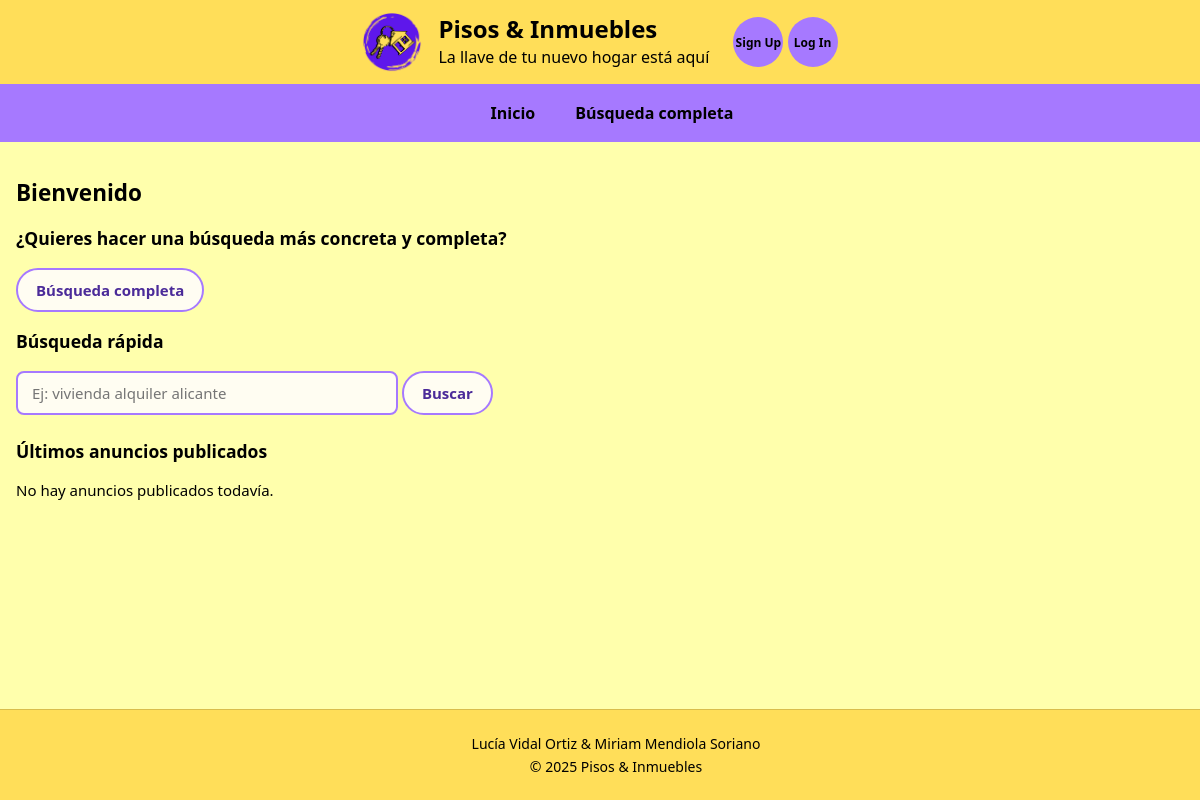
The app's page /index_no.php, older data.
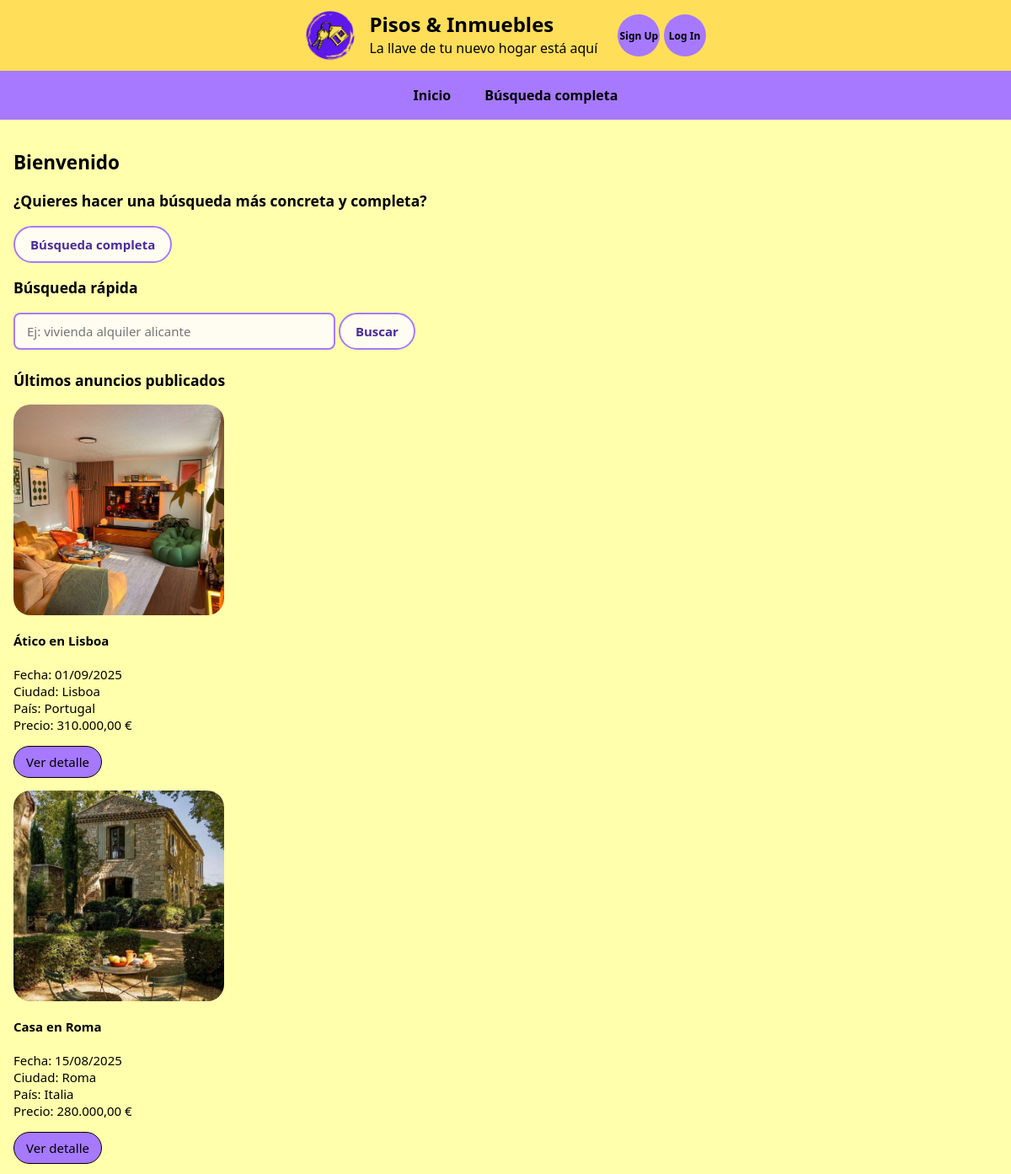
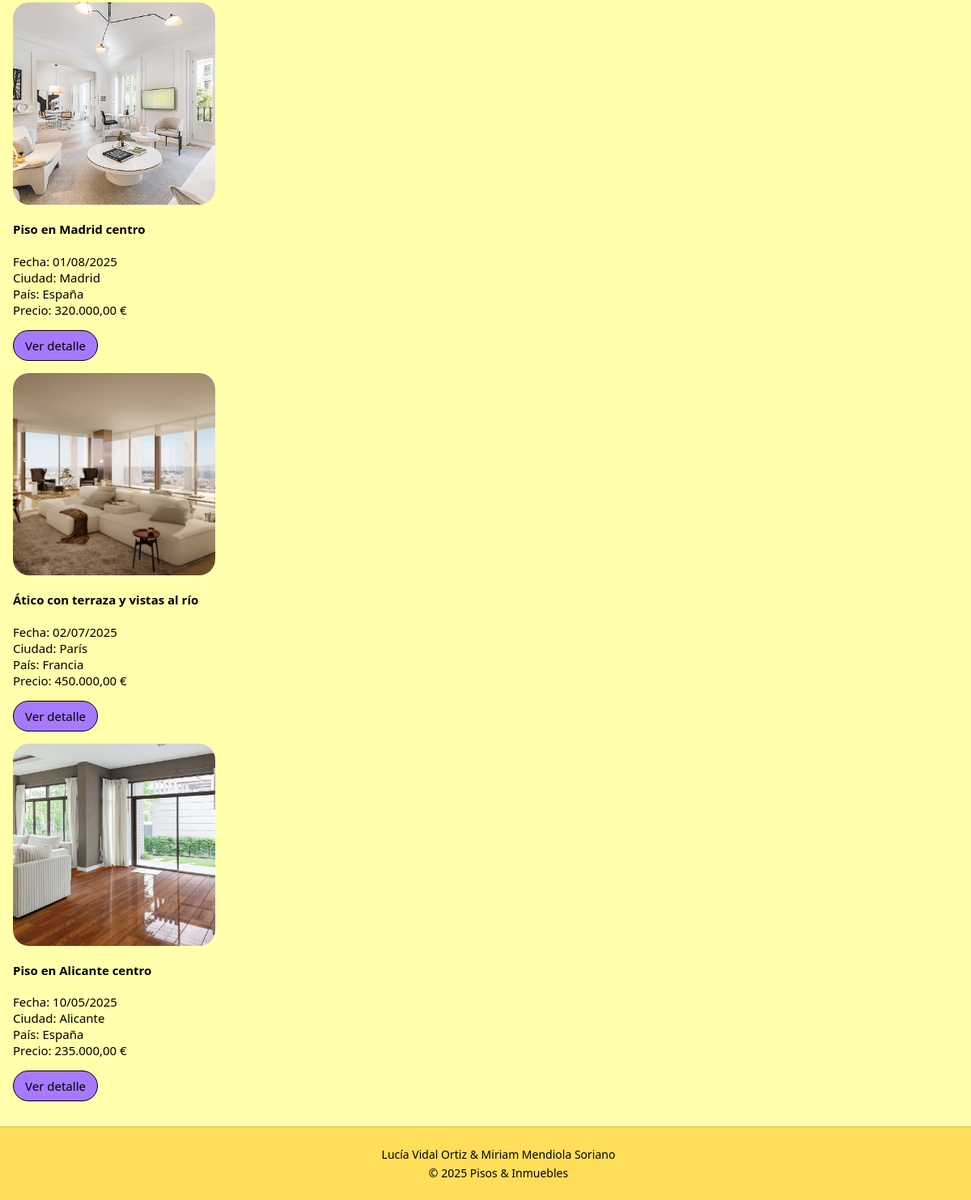
The same page, newer data (2 pictures, top to bottom).
### tables this page shows
CREATE TABLE `anuncios` (
  `IdAnuncio` int(10) UNSIGNED NOT NULL,
  `TAnuncio` tinyint(3) UNSIGNED NOT NULL,
  `TVivienda` tinyint(3) UNSIGNED NOT NULL,
  `FPrincipal` varchar(255) DEFAULT NULL,
  `Alternativo` varchar(255) NOT NULL,
  `Titulo` varchar(255) NOT NULL,
  `Precio` decimal(10,2) NOT NULL,
  `Texto` text DEFAULT NULL,
  `Ciudad` varchar(100) DEFAULT NULL,
  `Pais` int(10) UNSIGNED DEFAULT NULL,
  `Superficie` decimal(10,2) DEFAULT NULL,
  `NHabitaciones` int(10) UNSIGNED DEFAULT NULL,
  `NBanyos` int(10) UNSIGNED DEFAULT NULL,
  `Planta` int(11) DEFAULT NULL,
  `Anyo` int(11) DEFAULT NULL,
  `FRegistro` datetime NOT NULL DEFAULT current_timestamp(),
  `Usuario` int(10) UNSIGNED NOT NULL
);

CREATE TABLE `paises` (
  `IdPais` int(10) UNSIGNED NOT NULL,
  `NomPais` varchar(100) NOT NULL
);

### index_no.php (the view, shortened to what this page needs)
<?php
$title = "Bienvenido";
require_once("cabecera.inc");
require_once("inicio2.inc");
?>
<section>
  <h3>¿Quieres hacer una búsqueda más concreta y completa?</h3>
  <form action="f.busqueda.php" method="get">
    <button type="submit" class="button">Búsqueda completa</button>
  </form>
</section>
<section>
  <h3>Búsqueda rápida</h3>
  <form action="resultado.php" method="get">
    <input
      type="text"
      id="busqueda_rapida"
      name="ciudad_rapida"
      placeholder="Ej: vivienda alquiler alicante"
    >
    <button type="submit" class="button">Buscar</button>
  </form>
</section>
<section>
  <h3>Últimos anuncios publicados</h3>
  <?php
  $mysqli = obtenerConexion();
  $sql = "SELECT
              a.IdAnuncio,
              a.Titulo,
              a.FPrincipal,
              a.Alternativo,
              a.FRegistro,
              a.Ciudad,
              p.NomPais AS Pais,
              a.Precio
          FROM Anuncios a
          LEFT JOIN Paises p ON a.Pais = p.IdPais
          ORDER BY a.FRegistro DESC
          LIMIT 5";
  if ($resultado = $mysqli->query($sql)) {
      if ($resultado->num_rows > 0) {
          while ($fila = $resultado->fetch_assoc()) {
              $id        = (int)$fila['IdAnuncio'];
              $titulo    = htmlspecialchars($fila['Titulo'] ?? '', ENT_QUOTES, 'UTF-8');
              $foto      = htmlspecialchars($fila['FPrincipal'] ?? '', ENT_QUOTES, 'UTF-8');
              $alt       = htmlspecialchars($fila['Alternativo'] ?? '', ENT_QUOTES, 'UTF-8');
              $fechaRaw  = $fila['FRegistro'];
              $fecha     = $fechaRaw ? date('d/m/Y', strtotime($fechaRaw)) : '';
              $ciudad    = htmlspecialchars($fila['Ciudad'] ?? '', ENT_QUOTES, 'UTF-8');
              $pais      = htmlspecialchars($fila['Pais'] ?? '', ENT_QUOTES, 'UTF-8');
              $precio    = $fila['Precio'];
              $precioFmt = is_null($precio) ? '' : number_format($precio, 2, ',', '.');
              ?>
              <article>
                <div class="imagen_principal">
                  <?php if (!empty($foto)) { ?>
                    <img src="<?php echo $foto; ?>" alt="<?php echo $alt; ?>">
                  <?php } else { ?>
                    <img src="img/foto_piso.jpg" alt="Sin imagen disponible">
                  <?php } ?>
                </div>
                <h4><?php echo $titulo; ?></h4>
                <p>
                  Fecha: <?php echo $fecha; ?><br>
                  Ciudad: <?php echo $ciudad; ?><br>
                  País: <?php echo $pais; ?><br>
                  Precio: <?php echo $precioFmt; ?> €
                </p>
                <p><a class="enlaces" href="detalle_anuncio.php?id=<?php echo $id; ?>">Ver detalle</a></p>
              </article>
              <?php
          }
      } else {
          echo "<p>No hay anuncios publicados todavía.</p>";
      }
  } else {
      echo "<p>Error al obtener los anuncios.</p>";
  }
  ?>
</section>
</main>
<?php
require_once("footer.inc");
?>

### cabecera.inc (shortened to what this page needs)
<?php
$estilo_activo = $_SESSION['estilo'] ?? ($_COOKIE['estilo'] ?? "basic.css");
?>
<!doctype html>
<html lang="es">
<head>
  <link rel="stylesheet" href="iconos/fontello-88eddae3/css/fontello.css">
  <link rel="stylesheet" href="<?php echo htmlspecialchars($estilo_activo); ?>" title="Modo Actual">
  <link rel="alternate stylesheet" href="modo-oscuro.css" title="Modo Oscuro">
  <link rel="stylesheet" href="forms.css">
  <link rel="alternate stylesheet" href="print.css" media="print">
  <link rel="alternate stylesheet" href="accesible.css" title="Accesible">
  <link rel="alternate stylesheet" href="alto-contraste.css" title="Modo Alto Contraste">
  <link rel="alternate stylesheet" href="letra_grande.css" title="Letra Grande">
  <link rel="stylesheet" href="estilos_ver_fotos.css">
</head>

### inicio2.inc
<body>
  <header>
    <section>
      <div class="cabecera">
        <article class="a_logo">
          <a href="index.html"><img src="img/logo.png" alt="Logo"></a>
        </article>
        <article class="a_titulo">
          <h1>Pisos & Inmuebles</h1>
          <p>La llave de tu nuevo hogar está aquí</p>
        </article>
        <article class="a_identificarse">
          <a class="btn" href="signup.php">Sign Up</a>
          <a class="btn" href="login.php">Log In</a>
        </article>
      </div>
    </section>
  </header>
  <nav aria-label="Navegación principal">
    <a href="index.php">Inicio</a>
    <a href="f.busqueda.php">Búsqueda completa</a>
  </nav>
  <main class="contenido">
    <h2><?php echo $title; ?></h2>

### footer.inc
  <footer>
    <p>Lucía Vidal Ortiz &amp; Miriam Mendiola Soriano</p>
    <p>&copy; 2025 Pisos &amp; Inmuebles</p>
  </footer>
</body>
</html>

### basic.css (style rules this page uses)
html { background-color: rgb(255, 255, 172); font-family:'Segoe UI', Tahoma, Geneva, Verdana, sans-serif }
html, body { height: 100%; margin: 0; padding: 0; display: flex; flex-direction: column; overflow-x: hidden; }
header { background-color: #ffde59; width: 100%; }
header section { max-width: 1100px; margin: 0 auto; padding: 12px 16px; }
.cabecera { display: flex; align-items: center; justify-content: center; gap: 16px; flex-wrap: wrap; }
.a_logo img { width: 60px; height: 60px; display: block; }
.a_titulo { text-align: left; }
.a_titulo h1 { margin: 0; font-size: x-large; line-height: 1.1; }
.a_titulo p { margin: 4px 0 0; font-size: medium; }
.a_identificarse { margin-left: 8px; }
.a_identificarse a { display: inline-flex; align-items: center; justify-content: center; width: 42px; height: 42px; font-size: 20px; border-radius: 50%; background-color: #a679ff; color: black; text-decoration: none; }
.a_identificarse .btn { display: inline-flex; align-items: center; justify-content: center; width: 50px; height: 50px; font-size: 12px; border-radius: 50%; font-weight: bold; background-color: #a679ff; color: black; text-decoration: none; }
nav { width: 100%; background-color: #a679ff; display: flex; gap: 12px; justify-content: center; flex-wrap: wrap; padding: 10px 12px; }
nav a { display: inline-block; text-decoration: none; color: #000; padding: 8px 14px; border-radius: 999px; font-weight: 600; }
.contenido { padding: 16px; flex: 1; font-size: 15px; }
.imagen_principal { border-radius: 20px; width: 250px; height: 250px; overflow: hidden; }
.imagen_principal img { width: 100%; height: 100%; object-fit: cover; border-radius: 15px; }
a.enlaces { display: inline-block; text-decoration: none; color: #000; background-color: #a679ff; padding: 8px 14px; border-radius: 500px; border: 1px solid black; transition: all 0.2s ease; }
footer { background-color: #ffde59; text-align: center; padding: 20px 16px; border-top: 1px solid rgba(0, 0, 0, 0.15); width: 100%; }
footer p { margin: 4px 0; color: #000; font-size: 14px; font-weight: 500; }

### forms.css (style rules this page uses)
.button { font-family: inherit; font-size: 15px; padding: 10px 18px; margin-right: 10px; border: none; border-radius: 50px; cursor: pointer; font-weight: 600; transition: all 0.2s ease; background-color: #fffdf2; color: #4b2b99; border: 2px solid #a679ff; }
input, select { width: 100%; max-width: 350px; padding: 10px 14px; font-family: inherit; font-size: 15px; border: 2px solid #a679ff; border-radius: 8px; background-color: #fffdf2; transition: border-color 0.2s, box-shadow 0.2s; }
main.contenido input, main.contenido select, main.contenido textarea { margin-bottom: 6px; }

### letra_grande.css (style rules this page uses)
html { font-size: 20px !important; line-height: 1.8 !important; }
h1 { font-size: 2.2rem !important; }
h2 { font-size: 1.8rem !important; }
h3 { font-size: 1.4rem !important; }
h4, h5, h6 { font-size: 1.2rem !important; }
p, li, dd, dt, label { font-size: 1.1rem !important; }
input, select, textarea, button { font-size: 1.05rem !important; }
nav a, .breadcrumb { font-size: 1.1rem !important; }
footer { font-size: 1rem !important; }
p, ul, ol, dl, fieldset { margin-bottom: 1.2em !important; }
section, article { margin-bottom: 2em !important; }

Row changes from the older to the newer data that the page shows:
added anuncios: FPrincipal (picture), Titulo "Ático en Lisboa", FRegistro "01/09/2025", Ciudad "Lisboa", Pais.NomPais "Portugal", Precio "310.000,00"
added anuncios: FPrincipal (picture), Titulo "Casa en Roma", FRegistro "15/08/2025", Ciudad "Roma", Pais.NomPais "Italia", Precio "280.000,00"
added anuncios: shows a picture, Titulo "Piso en Madrid centro", FRegistro "01/08/2025", Ciudad "Madrid", Pais.NomPais "España", Precio "320.000,00"
added anuncios: FPrincipal (picture), Titulo "Ático con terraza y vistas al río", FRegistro "02/07/2025", Ciudad "París", Pais.NomPais "Francia", Precio "450.000,00"
added anuncios: FPrincipal (picture), Titulo "Piso en Alicante centro", FRegistro "10/05/2025", Ciudad "Alicante", Pais.NomPais "España", Precio "235.000,00"
Text that changed along with them:
text no longer shown: "No hay anuncios publicados todavía."
